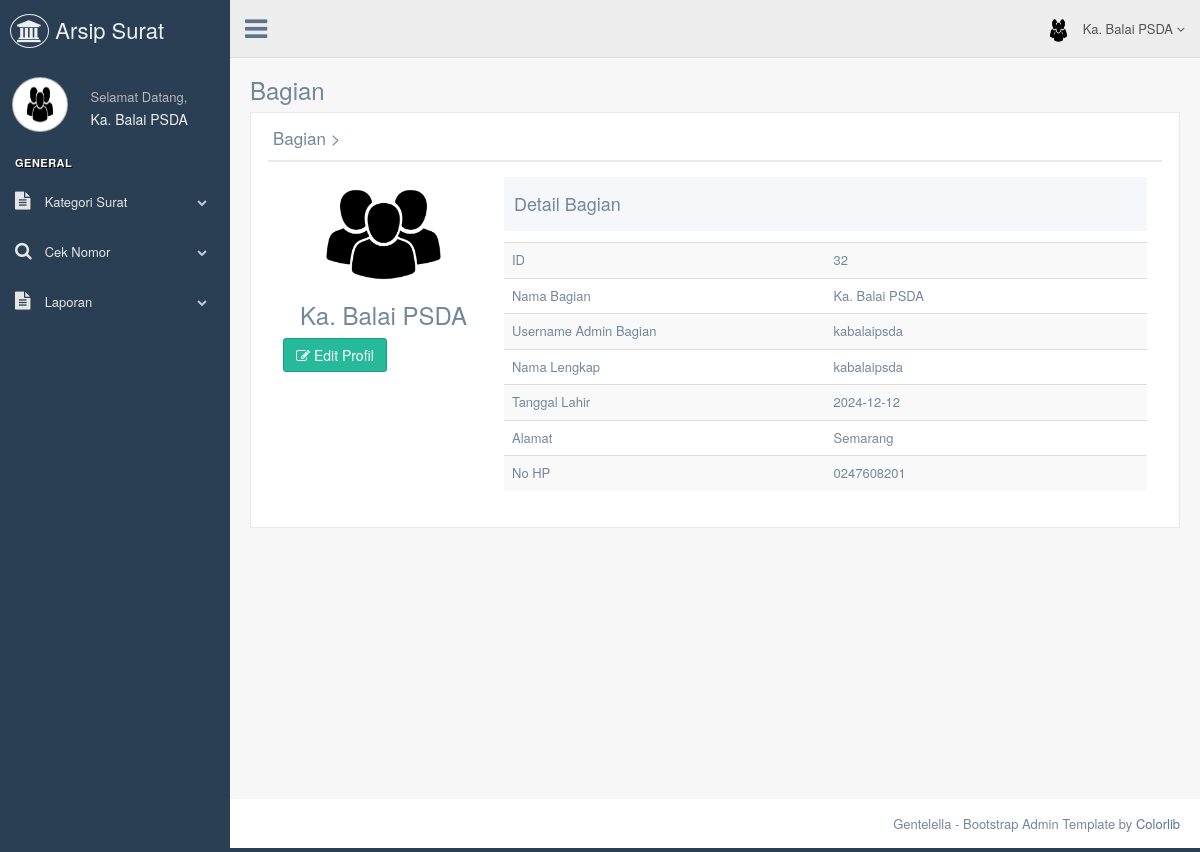
Page /bagian/profile.php (signed in) on the committed database.
### tables this page shows
CREATE TABLE `tb_bagian` (
  `id_bagian` int NOT NULL AUTO_INCREMENT,
  `nama_bagian` varchar(120) NOT NULL,
  `username_admin_bagian` varchar(50) NOT NULL,
  `password_bagian` varchar(50) NOT NULL,
  `nama_lengkap` varchar(50) NOT NULL,
  `tanggal_lahir_bagian` date NOT NULL,
  `alamat` text NOT NULL,
  `no_hp_bagian` varchar(12) NOT NULL,
  `gambar` varchar(255) NOT NULL,
  PRIMARY KEY (`id_bagian`),
  UNIQUE KEY `username_admin_bagian` (`username_admin_bagian`)
);

### bagian/profile.php (the view, shortened to what this page needs)
<!DOCTYPE html>
<html lang="en">
  <head>
    <link href="../assets/vendors/bootstrap/dist/css/bootstrap.min.css" rel="stylesheet">
    <link href="../assets/vendors/font-awesome/css/font-awesome.min.css" rel="stylesheet">
    <link href="../assets/vendors/nprogress/nprogress.css" rel="stylesheet">
    <link href="../assets/vendors/iCheck/skins/flat/green.css" rel="stylesheet">
    <link href="../assets/vendors/google-code-prettify/bin/prettify.min.css" rel="stylesheet">
    <link href="../assets/vendors/select2/dist/css/select2.min.css" rel="stylesheet">
    <link href="../assets/vendors/switchery/dist/switchery.min.css" rel="stylesheet">
    <link href="../assets/vendors/bootstrap-daterangepicker/daterangepicker.css" rel="stylesheet">
    <link href="../assets/vendors/bootstrap-datetimepicker/build/css/bootstrap-datetimepicker.css" rel="stylesheet">
    <link href="../assets/vendors/starrr/dist/starrr.css" rel="stylesheet">
    <link href="../assets/vendors/bootstrap-daterangepicker/daterangepicker.css" rel="stylesheet">
    <link href="../assets/build/css/custom.min.css" rel="stylesheet">
  </head>
  <body class="nav-md">
    <div class="container body">
      <div class="main_container">
        <?php
        include("sidebarmenu.php");
        ?>
        <?php
        include("header.php");
        ?>
        <div class="right_col" role="main">
          <div class="">
            <div class="page-title">
              <div class="title_left">
                <h3>Bagian</h3>
              </div>
            </div>
            <div class="clearfix"></div>
            <div class="row">
              <div class="col-md-12 col-sm-12 col-xs-12">
                <div class="x_panel">
                  <div class="x_title">
                    <h2>Bagian ><small>Profil Bagian</small></h2>
                    <div class="clearfix"></div>
                  </div>
                          <?php include '../koneksi/koneksi.php';
                          $sql  		= "SELECT * FROM tb_bagian where id_bagian='".$_SESSION['id']."'";
                          $query  	= mysqli_query($db, $sql);
                          $data 		= mysqli_fetch_array($query);?>
                  <div class="x_content">
                    <div class="col-md-3 col-sm-3 col-xs-12 profile_left">
                      <div class="profile_img">
                        <div id="crop-avatar">
                          <img class="img-responsive avatar-view" src="images/<?php echo $data['gambar'];?>" alt="Avatar" title="Change the avatar">
                        </div>
                      </div>
                      <h3 align="center"><?php echo $data['nama_bagian']?></h3>
                       <a href="editprofile.php"><button type="button" class="btn btn-success"><i class="fa fa-edit m-right-xs"></i> Edit Profil</button></a>
                      <br />
                    </div>
                    <div class="col-md-9 col-sm-9 col-xs-12">
                      <div class="profile_title">
                        <div class="col-md-6">
                          <h2>Detail Bagian </h2>
                        </div>
                      </div>
                      <div class="x_content">
                    </div>
                    <table class="table table-striped">
                      <tbody>
                        <tr>
                          <td width="50%">ID</td>
                          <td><?php echo $data['id_bagian']?></td>
                        </tr>
                        <tr>
                          <td>Nama Bagian</td>
                          <td><?php echo $data['nama_bagian']?></td>
                        </tr>
                        <tr>
                          <td>Username Admin Bagian</td>
                          <td><?php echo $data['username_admin_bagian']?></td>
                        </tr>
                        <tr>
                          <td>Nama Lengkap</td>
                          <td><?php echo $data['nama_lengkap']?></td>
                        </tr>
                        <tr>
                          <td>Tanggal Lahir</td>
                          <td><?php echo $data['tanggal_lahir_bagian']?></td>
                        </tr>
                        <tr>
                          <td>Alamat</td>
                          <td><?php echo $data['alamat']?></td>
                        </tr>
                           <tr>
                          <td>No HP</td>
                          <td><?php echo $data['no_hp_bagian']?></td>
                        </tr>
                      </tbody>
                    </table>
                  </div>
                    </div>
                  </div>
                </div>
              </div>
            </div>
          </div>
        </div>
        <footer>
          <div class="pull-right">
            Gentelella - Bootstrap Admin Template by <a href="https://colorlib.com">Colorlib</a>
          </div>
          <div class="clearfix"></div>
        </footer>
      </div>
  </body>
</html>

### bagian/sidebarmenu.php (shortened to what this page needs)
<?php
	 include '../koneksi/koneksi.php';
			$sql  		= "SELECT * FROM tb_bagian where id_bagian='".$_SESSION['id']."'";
			$query  	= mysqli_query($db, $sql);
			$data 		= mysqli_fetch_array($query);
?>
        <div class="col-md-3 left_col">
          <div class="left_col scroll-view">
            <div class="navbar nav_title" style="border: 0;">
              <a href="index.php" class="site_title"><i class="fa fa-institution"></i> <span> Arsip Surat</span></a>
            </div>
            <div class="profile clearfix">
              <div class="profile_pic">
                <img src="images/<?php echo $data['gambar']; ?>"  height="55" width="55" alt="" class="img-circle profile_img">
              </div>
              <div class="profile_info">
                <span>Selamat Datang,</span>
                <h2><?php echo $_SESSION['nama'];?></h2>
              </div>
            </div>
            <br />
            <div id="sidebar-menu" class="main_menu_side hidden-print main_menu">
              <div class="menu_section">
                <h3>General</h3>
                <ul class="nav side-menu">
                  <li><a><i class="fa fa-file-text"></i> Kategori Surat <span class="fa fa-chevron-down"></span></a>
                  </li>
                  <li><a><i class="fa fa-search"></i> Cek Nomor <span class="fa fa-chevron-down"></span></a>
                  </li>
                  <li><a><i class="fa fa-file-text"></i> Laporan  <span class="fa fa-chevron-down"></span></a>
                  </li>
                </ul>
              </div>
            </div>
          </div>
        </div>

### bagian/header.php (shortened to what this page needs)
<?php
include '../koneksi/koneksi.php';
$sql  		= "SELECT * FROM tb_bagian where id_bagian='".$_SESSION['id']."'";
$query  	= mysqli_query($db, $sql);
$data 		= mysqli_fetch_array($query);
?>
        <div class="top_nav">
          <div class="nav_menu">
            <nav>
              <div class="nav toggle">
                <a id="menu_toggle"><i class="fa fa-bars"></i></a>
              </div>
              <ul class="nav navbar-nav navbar-right">
                <li class="">
                  <a href="javascript:;" class="user-profile dropdown-toggle" data-toggle="dropdown" aria-expanded="false">
                    <img src="images/<?php echo $data['gambar']; ?>" alt=""><?php echo $_SESSION['nama'];?>
                    <span class=" fa fa-angle-down"></span>
                  </a>
                </li>
              </ul>
            </nav>
          </div>
        </div>

### rows in the picture
tb_bagian: gambar (picture), nama_bagian "Ka. Balai PSDA", id_bagian "32", username_admin_bagian "kabalaipsda", nama_lengkap "kabalaipsda", tanggal_lahir_bagian "2024-12-12", alamat "Semarang", no_hp_bagian "0247608201"

### other values in the picture
$_SESSION['nama'] "Ka. Balai PSDA"
